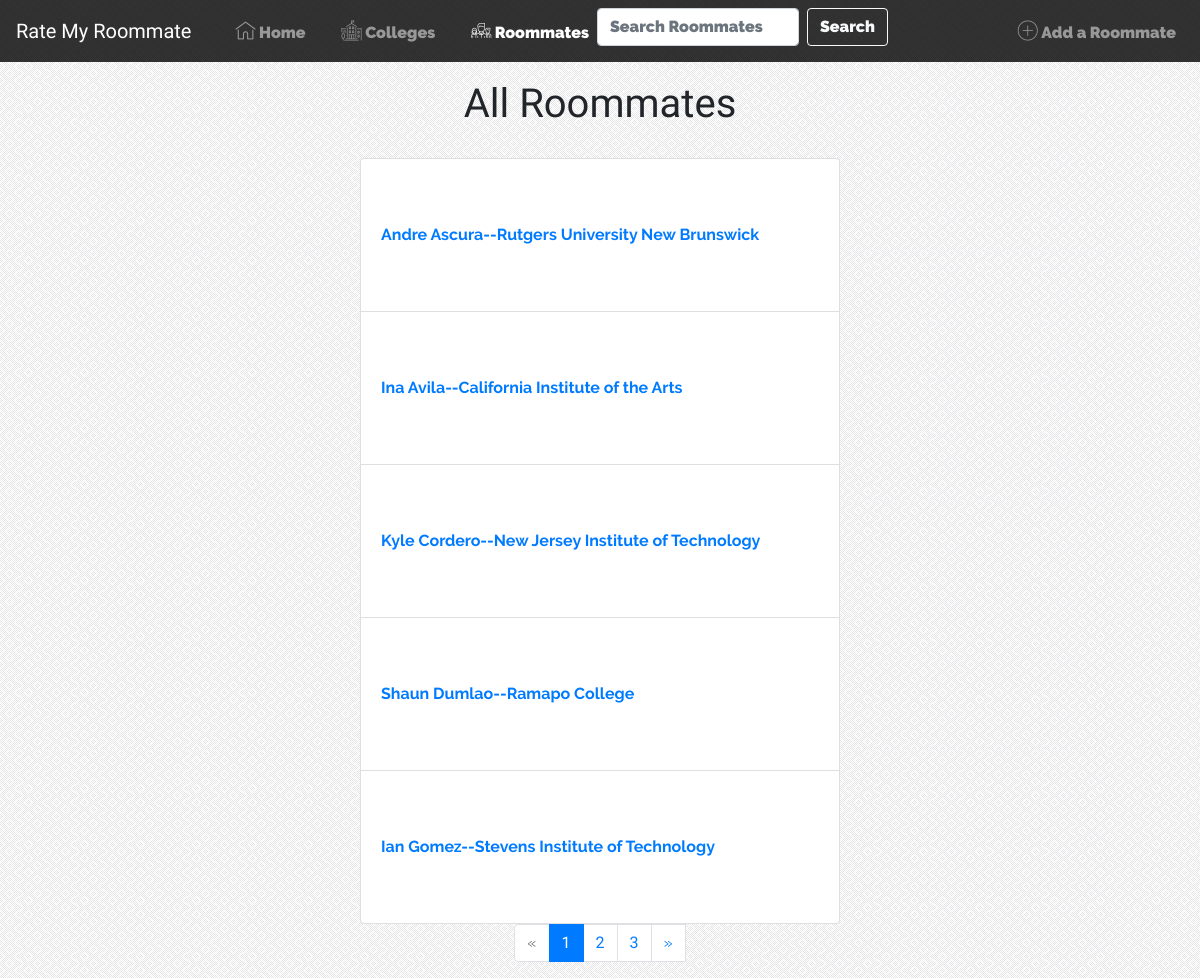
The page /all-roommates/ on the database as committed earlier.
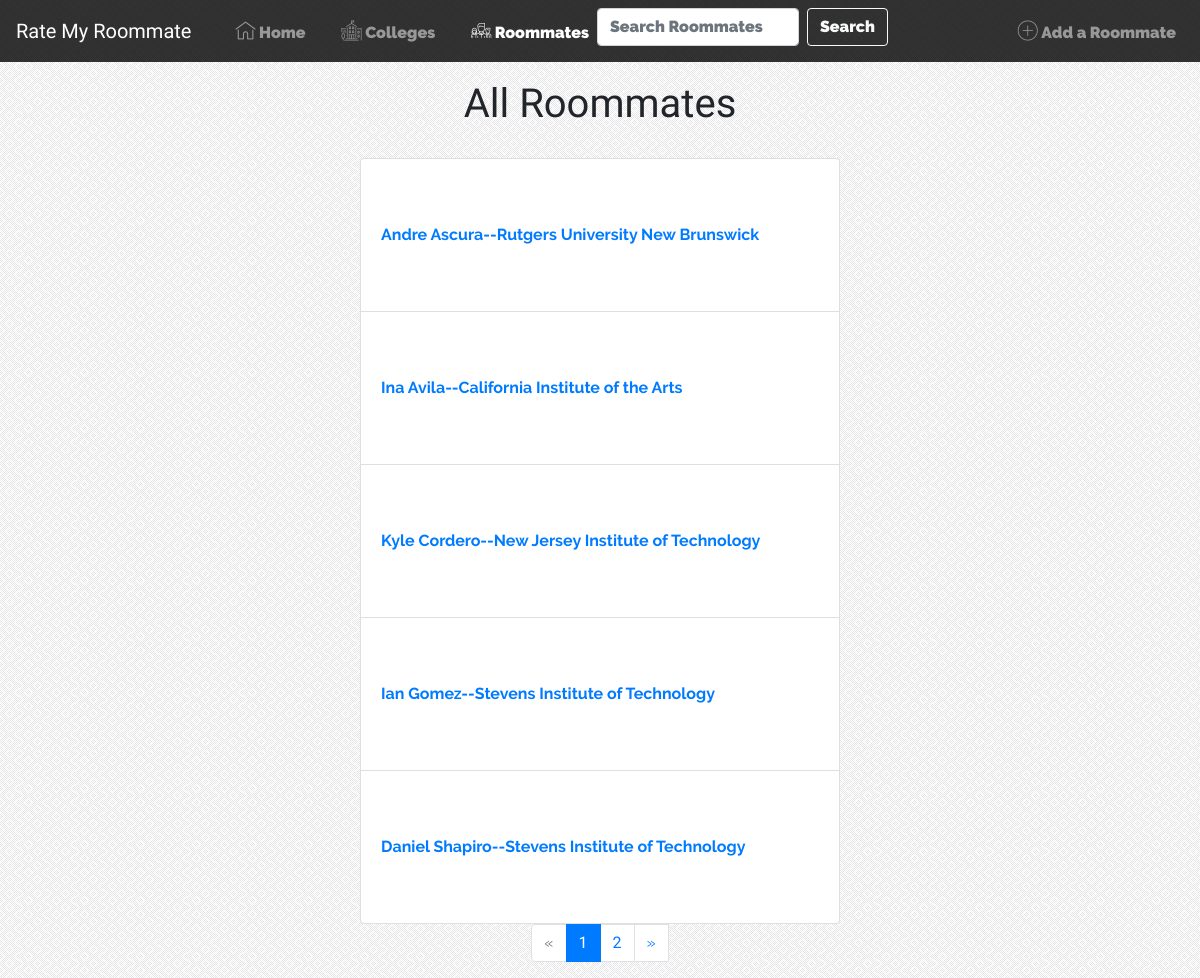
The same page on the database as committed later.
### roomaterating/models.py (models this page shows)
class Roomate(models.Model):
    college = models.ForeignKey(College, on_delete=models.CASCADE)
    first_name = models.CharField(max_length=30, validators=[RegexValidator(regex='^[A-Za-z\s]*$',
                                                                           message="Please enter a first name "
                                                                                   "(No numbers or special characters)",
                                                                           code="invalid_college")])
    last_name = models.CharField(max_length=30, validators=[RegexValidator(regex='^[A-Za-z]*$',
                                                                           message="Please enter a last name "
                                                                                   "(No numbers, special characters or spaces)",
                                                                           code="invalid_college")])
    student_id = models.CharField(blank= False, max_length = 30, validators=[RegexValidator(regex='^[A-Za-z0-9]*$',
                                                                           message="Please enter a Student ID "
                                                                                   "(No special characters or spaces)",
                                                                           code="invalid_college")])
    class Meta:
        unique_together = ('last_name', 'first_name','college', 'student_id')
    @property
    def full_name(self):
        return self.first_name + " " + self.last_name
    def __str__(self):
        return self.full_name

class College(models.Model):
    campus = models.CharField(max_length=50,)
    website_link = models.CharField(max_length=200)
    class Meta:
        unique_together = ('campus', 'website_link',)
    def __str__(self):
        return self.campus

### roomaterating/views.py (the view)
# urls.py: url(r'^all-roommates/$', views.RoomateView.as_view(), name="roomates"),
class RoomateView(ListView):
    template_name = "roomaterating/roommateview.html"
    context_object_name = "roommates"
    paginate_by = 5
    def get_queryset(self):
        return Roomate.objects.all().order_by('last_name')

### roomaterating/templates/roomaterating/roommateview.html
{% extends 'roomaterating/base.html' %}
{% block Roommates %} active {% endblock %}
{% block body %}
{% if campus %}
<a href="{{campus.website_link}}"><h1 class="roommatetitle">{{campus}}</h1></a>
{% else %}
<h1 class = "roommatetitle">All Roommates</h1>
{% endif %}
 <ul class="list-group">
   {% if roommates %}
{% for roommate in roommates %}
   <li class="list-group-item"><a href="{% url 'roomaterating:viewroommate'  roommate.pk %}">{{roommate|title}}--{{roommate.college}}</a></li>
{% endfor %}
 </ul>
{% if is_paginated %}
  <ul class="pagination">
    {% if page_obj.has_previous %}
      <li class="page-item"><a class="page-link" href="?page={{ page_obj.previous_page_number }}" tabindex="-1">&laquo;</a></li>
    {% else %}
      <li class="page-item disabled"><a class="page-link"tabindex="-1">&laquo;</a></li>
    {% endif %}
    {% for i in paginator.page_range %}
      {% if page_obj.number == i %}
        <li class="page-item active"><a class="page-link numbers" href="#">{{ i }}<span class="sr-only">(current)</span></a></li>
      {% else %}
        <li class="page-item"><a class="page-link numbers" href="?page={{ i }}">{{ i }}</a></li>
      {% endif %}
    {% endfor %}
    {% if page_obj.has_next %}
      <li ><a class="page-link"tabindex="-1" href="?page={{ page_obj.next_page_number }}">&raquo;</a></li>
    {% else %}
      <li class="page-item disabled"><a class="page-link"tabindex="-1">&raquo;</a></li>
    {% endif %}
  </ul>
    {% endif %}
  {% else %}
  <li class ="list-group-item">Sorry, There are no roommates. <a href="{% url 'roomaterating:add-roommate' %}">Click here to add a new roommate</li>
   {% endif %}
{% endblock %}

### roomaterating/templates/roomaterating/base.html (shortened to what this page needs)
<!DOCTYPE html>
<html lang="en">
<head>
    {% load staticfiles %}
    <link rel="stylesheet" href="https://maxcdn.bootstrapcdn.com/bootstrap/4.0.0-beta.2/css/bootstrap.min.css">
    <link rel = "stylesheet" type = "text/css" href= "{% static 'css/style.css' %}">
    <link rel = "stylesheet" type = "text/css" href=" {% static 'flaticon/flaticon.css' %}">
</head>
<body>
<div class="banner-wrapper">
<nav class="navbar navbar-expand-lg navbar-dark" id="#top">
    <a class="navbar-brand" href="{% url 'roomaterating:index' %}">Rate My Roommate</a>
     <div class="collapse navbar-collapse" id="navbarSupportedContent">
    <ul class="navbar-nav mr-auto">
      <li class="nav-item">
        <a class="nav-link litem flaticon-home {% block home %}{% endblock %}" href="{% url 'roomaterating:index' %}">  Home</a>
      </li>
    <li class="nav-item">
        <a class="nav-link litem flaticon-university {% block Colleges %}{% endblock %}" href="{% url 'roomaterating:colleges' %}">  Colleges</a>
      </li>
     <li class="nav-item">
        <a class="nav-link litem flaticon-team {% block Roommates %}{% endblock %}" href="{% url 'roomaterating:roomates' %}">  Roommates</a>
      </li>
      <li class="nav-item">
     <form class="form-inline litem my-2 my-lg-0" action = "{% url 'roomaterating:roommate_search_list_view' %}" method="get" accept-charset="utf-8" >
        <input class="form-control mr-sm-2" type="search" placeholder="Search Roommates" aria-label="Search" name="q" value="{{ request.GET.q }}">
        <button class="btn btn-outline-light my-2 my-sm-0" type="submit">Search</button>
    </form>
      </li>
    </ul>
    <ul class="navbar-nav ml-auto">
        <li>
            <a class="nav-link litem flaticon-signs {% block addaroommate %}{% endblock %}" href="{% url 'roomaterating:add-roommate' %}">  Add a Roommate</a>
        </li>
    </ul>
    </div>
</nav>
</div>
{% block body %}{% endblock %}
</body>
</html>

### roomaterating/static/css/style.css (style rules this page uses)
body { font-family:Raleway; background:url(../images/background.jpg); }
nav { background-color:rgba(0,0,0,.8); }
nav .navbar-brand { color:white; font-family: 'Lobster'; }
.banner-wrapper { background:url(../images/college.jpg); background-repeat: no-repeat; background-attachment: fixed; background-size: 100% 100%; }
.litem { font-family:Raleway-Black; }
.numbers { font-family:Lobster; }
.pagination { justify-content:center; }
.list-group { width:40%; margin-left:30%; margin-top: 2.5%; }
.list-group li { padding-top:4em; padding-bottom:4em; }
.list-group-item { font-family:Raleway-Bold; }
.roommatetitle { margin-top:1.5%; text-align:center; font-family:Lobster; }

Rows that differ between the two databases and show on the page:
removed Roomate: first_name+last_name "Shaun Dumlao", college "Ramapo College"
added Roomate: first_name+last_name "Daniel Shapiro", college "Stevens Institute of Technology"
Other text that changed with them:
list line gone: "3"
